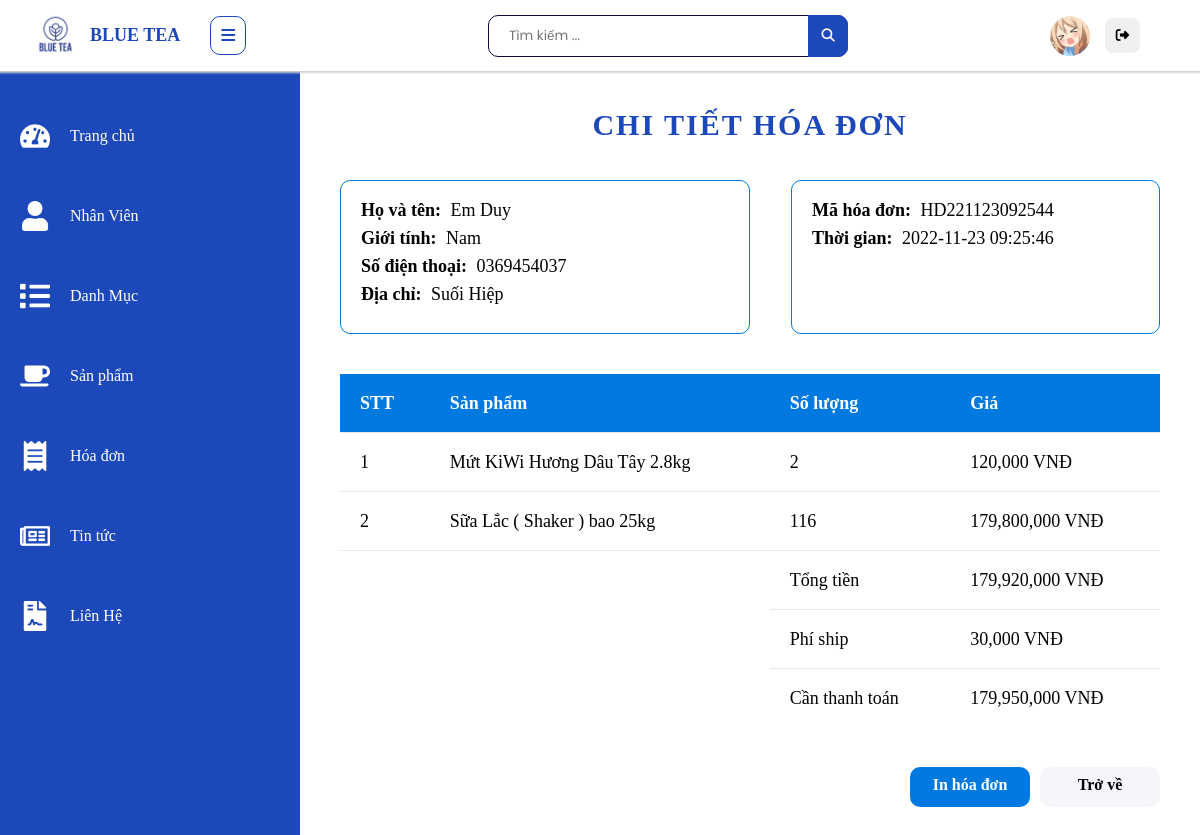
Screenshot of /admin/hoa-don/chi-tiet-hoa-don.php?mahd=HD221123092544 (signed in) with the database file from the repository.
### tables this page shows
CREATE TABLE `don_hang` (
  `ma_donhang` varchar(30) NOT NULL,
  `ten_kh` varchar(100) NOT NULL,
  `gioi_tinh` tinyint(1) NOT NULL,
  `dia_chi` varchar(200) NOT NULL,
  `so_dt` varchar(11) NOT NULL,
  `tg_dat` datetime NOT NULL,
  `tg_giao` datetime DEFAULT NULL,
  `tinh_trang_tt` tinyint(1) DEFAULT NULL,
  `tinh_trang_giaohang` tinyint(1) DEFAULT NULL,
  `tong_tien` int(11) NOT NULL
);

CREATE TABLE `chi_tiet_don_hang` (
  `ma_ctdh` int(11) NOT NULL,
  `san_pham` varchar(10) NOT NULL,
  `so_luong` int(11) NOT NULL,
  `don_hang` varchar(30) NOT NULL
);

CREATE TABLE `san_pham` (
  `ma_sp` varchar(10) NOT NULL,
  `ten_sp` varchar(100) NOT NULL,
  `gia` int(11) NOT NULL,
  `mo_ta` varchar(1000) NOT NULL,
  `danh_muc` varchar(10) NOT NULL,
  `hinh_anh` varchar(200) NOT NULL
);

### admin/hoa-don/chi-tiet-hoa-don.php (the view, shortened to what this page needs)
<?php
function adminContent()
{
    include("../../block/connection.php");
    if(isset($_GET["mahd"]))
    {
        $maHD = $_GET["mahd"];
        echo '<div class="container">
        <h3 class="admin-product--title size-title">Chi tiết hóa đơn</h3>';
        $query = "SELECT `ma_donhang`, `ten_kh`, `gioi_tinh`, `dia_chi`, `so_dt`, `tg_dat` FROM `don_hang` where `ma_donhang` = '$maHD'" ;
        $result = mysqli_query($conn, $query);
        if($result)
        {
            if(mysqli_num_rows($result) != 0)
            {
                $row = mysqli_fetch_array($result);
                echo '<div class="detial-info">
                    <div class="info-customer">
                        <p class="customer-name"> <b>Họ và tên: </b>'.$row['ten_kh'].'</p>';
                        echo '<p class="customer-gt"> <b>Giới tính: </b>';
                        if($row['gioi_tinh']==0) echo 'Nữ'; else echo 'Nam';
                        echo '</p>
                        <p class="customer-phone"><b>Số điện thoại: </b>'.$row['so_dt'].'</p>
                        <p class="customer-address"><b>Địa chỉ: </b>'.$row['dia_chi'].'</p>
                    </div>
                    <div class="info-receipt">
                        <p class="receipt-id"><b>Mã hóa đơn: </b> '.$row['ma_donhang'].'</p>
                        <p class="receipt-date"><b>Thời gian: </b>'.$row['tg_dat'].'</p>
                    </div>
                </div>';
            }
            echo '<div class="detail-content">';
                echo '
                <table>
                    <tr>
                        <td>STT</td>
                        <td>Sản phẩm</td>
                        <td>Số lượng</td>
                        <td>Giá</td>
                    </tr>';
            $query = "SELECT san_pham.ten_sp, san_pham.gia, chi_tiet_don_hang.so_luong FROM `chi_tiet_don_hang` INNER JOIN `san_pham` ON chi_tiet_don_hang.san_pham = san_pham.ma_sp INNER JOIN don_hang on don_hang.ma_donhang = chi_tiet_don_hang.don_hang WHERE chi_tiet_don_hang.don_hang = '$maHD'";
            $result = mysqli_query($conn, $query);
            if($result)
            {
                $sott = 1;
                $tongTien = 0;
                if(mysqli_num_rows($result) != 0)
                {
                    while($row = mysqli_fetch_array($result))
                    {
                        $tongTien = $tongTien + ($row['so_luong']*$row['gia']);
                        echo "<tr>";
                        echo "<td>".$sott++."</td>";
                        echo "<td>".$row['ten_sp']."</td>";
                        echo "<td>".$row['so_luong']."</td>";
                        echo "<td> <span class='money'>".$row['so_luong']*$row['gia']." </span> VNĐ</td>";
                        echo "</tr>";
                    }
                }
            }
                echo "<tr>
                    <td rowspan='3'></td>
                    <td rowspan='3'></td>
                    <td>Tổng tiền</td>
                    <td><span class='money'>".$tongTien."</span> VNĐ</td>
                </tr>";
                echo "<tr>
                    <td>Phí ship</td>
                    <td><span class='money'>30000</span> VNĐ</td>
                </tr>";
                $canTT = $tongTien+30000;
                echo "<tr>
                    <td>Cần thanh toán</td>
                    <td><span class='money'>".$canTT."</span> VNĐ</td>
                </tr>";
            echo'</table>
                ';
            echo '</div>';
            echo "<div class='detail-comand'>";
                echo '<a href="./in-hoa-don.php?mahd='.$maHD.'" target="_blank" class="detail-comand--btn">In hóa đơn</a>
                <a href="./index.php" class="detail-comand--btn">Trở về</a>';
            echo "</div>";
        }
        echo '</div>';
    }
}
include("../../block/admin-block.php");
?>

### assets/css/stucture.css (style rules this page uses)
.container { max-width: 1250px; margin: 0 auto; padding: 30px 40px 40px 40px; }

### assets/css/footer.css (style rules this page uses)
* { margin: 0; padding: 0; box-sizing: border-box; font-family: "Poppins", sans-serif; }

### assets/css/admin.css (style rules this page uses)
body { position: relative; }

### assets/css/mai-thi.css (style rules this page uses)
:root { --bg1:#9b59b6; --bg2:#3498db; --bg :#D7E1EC; }
* { margin: 0; padding: 0; }

### assets/css/contact.css (style rules this page uses)
* { margin: 0; padding: 0; box-sizing: border-box; font-family: "Poppins", sans-serif; }

### assets/css/cart.css (style rules this page uses)
.container { position: relative; }

### assets/css/admin_product.css (style rules this page uses)
.admin-product--title { text-align: center; color: #1d48ba; margin-bottom: 0; }

### assets/css/hoa-don.css (style rules this page uses)
.size-title { font-size: 30px; text-transform: uppercase; font-weight: bold; letter-spacing: 2px; margin: 0 20px 20px; }
.detial-info { margin-top: 40px; display: flex; justify-content: space-between; font-size: 18px; }
.info-customer { padding: 20px; width: 50%; border-radius: 10px; border: 1px solid #007AE1; }
.info-receipt { border: 1px solid #007AE1; padding: 20px; width: 45%; border-radius: 10px; }
.detial-info p > b { font-weight: bold; padding-right: 5px; }
.detial-info p { margin-bottom: 10px; }
.detail-content { margin-top: 40px; }
.detail-content table { width: 100%; font-size: 18px; }
.detail-content > table > tbody > tr:first-child { background: #007AE1; font-size: 18px; font-weight: bold; color: white; }
.detail-content > table > tbody > tr > td { padding: 20px; }
.detail-content > table > tbody > tr:not(:last-child) { border-bottom: 1px solid #e4eaf1; }
.detail-comand { display: flex; justify-content: flex-end; margin-top: 40px; }
.detail-comand--btn { display: block; width: 120px; height: 40px; padding: 10px; background-color: #007AE1; text-align: center; margin-left: 10px; color: white; border-radius: 10px; font-weight: bold; }
.detail-comand--btn:last-child { background-color: #f5f6fa; color: black; }

### rows the page displays
don_hang: ten_kh "Em Duy", so_dt "0369454037", dia_chi "Suối Hiệp", ma_donhang "HD221123092544", tg_dat "2022-11-23 09:25:46"
chi_tiet_don_hang: san_pham.ten_sp "Mứt KiWi Hương Dâu Tây 2.8kg", so_luong "2", $row['so_luong']*$row['gia'] "120,000"
chi_tiet_don_hang: san_pham.ten_sp "Sữa Lắc ( Shaker ) bao 25kg", so_luong "116", $row['so_luong']*$row['gia'] "179,800,000"

### other values shown
$tongTien "179,920,000"
$canTT "179,950,000"
